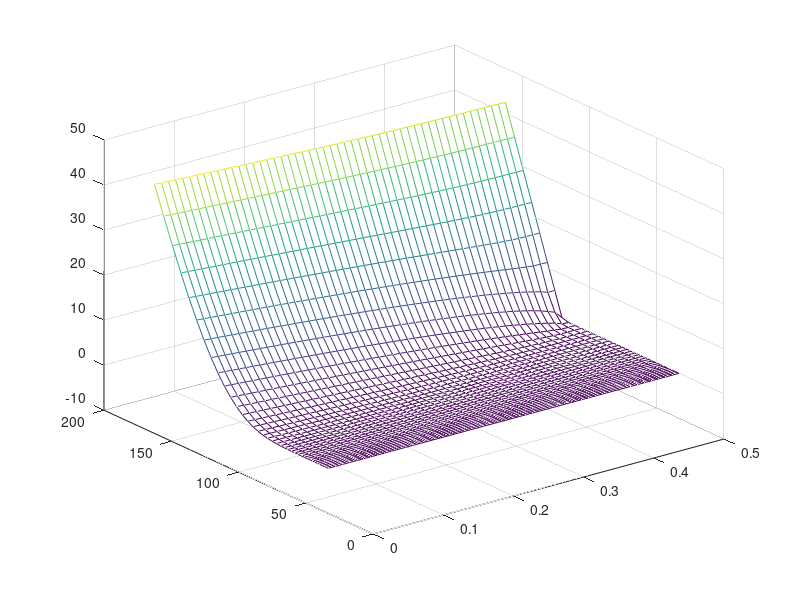

Write the MATLAB code that produced this figure. (Note: this script raises an error after producing the figure.)
%%%%%%%%%%%%%%%%%%%%%%%%%%%%%%%%%%%%%%%%%%%%%%%%%%%%%%%%%%%%%%%%%%%%%%%%%%%
%                 1D Black-Scholes Equation Solver for
%                        European Call Option
%
%  The following code solves the B-S equation as a transformed heat
%  equation using the Finite Element Method. This program solves the 
%  equation for different values of N and M (no. of spatial and temporal 
%  points resp.) and plots the solution. We also perform basic error 
%  analysis by taking the analytical solution and solving for the error.
%
%  T - Time to Maturity
%  K - Strike Price
%  r - risk free interest rate
%  sigma - volatility
%
%  x_min, x_max - stock price bounds (these are implemented so we can
%  define the spatial domain)
%  x, tau - space and time domain resp.
%  x_eff - spatial domain excluding boundaries
%
%  S, k1, r - variables for transformation to heat equation
%
%  b - matric used to describe the boundary conditions as described in
%  Section 5
%
%  xi - matrix for the time variables (calculated using Crank-Nicolson)
%

close all
clear all


%%%%%%%%%%%%%%%%%%%%   Initial Setup of Variables   %%%%%%%%%%%%%%%%%%%%%%%

T = 0.5; K = 120;
r = 0.02; sigma = 0.35;


% Log transformation of stock price bounds
x_min = log(20/K); x_max = log(1500/K);



% Discretise the spatial and time domain

N = 100; M = 50;

x = linspace(x_min, x_max, N+2); dx = x(2) - x(1);
tau = linspace(0, T*(sigma^2)/2, M+1); dtau = tau(2) - tau(1);
x_eff = x(2 : length(x)-1);

xi = zeros(length(x_eff), length(tau));
b=xi;

k1 = 2*r / (sigma^2);
S = K*exp(x);


%%%%%%%%%%%%%%%%%%%  Establish boundary conditions  %%%%%%%%%%%%%%%%%%%%%%%


% Initial condition for option value at time T (this is gamma in our notes)
IC = @(x, q) max(0, exp(0.5 * x * (q + 1)) - exp(0.5 * x * (q - 1)));

% Boundary conditions (alpha - value at x_min , beta - value at x_max)
beta = @(tau) exp(1/2*(k1+1)*x_max + 1/4*tau*(k1+1)^2);
dbeta = @(tau) (1/4*tau*(k1+1)^2)*beta(tau);
alpha = @(tau) 0;
phi_boundary = @(x, tau) (beta(tau) - alpha(tau)) .* (x - x_min)/(x_max - x_min) + alpha(tau);

% Set initial condition.

xi(:,1) = IC(x_eff, k1)-phi_boundary(x_eff,0);

% Construct b to incorporate the boundary conditions into the FEM solution.
for i = 1 : length(tau)
    b(:, i) = ((x_eff - x_min)/(x_max - x_min)) * dx * (0.25 * (k1 + 1) ^ 2) * beta(tau(i));
end


%%%%%%  Assemble matrices and solve for xi using time stepping scheme  %%%%


A1 = zeros(N,N);
for i=1:N
    if i > 1
        A1(i, i-1) = -1/dx;
    end
    A1(i, i) = 2/dx;
    if i < N
        A1(i, i+1) = -1/dx;
    end
end
A1(1,1:2)=[2/dx,-1/dx]; A1(N,N-1:N)=[-1/dx,2/dx];

B1 = zeros(N,N);
for i=1:N
    if i > 1
        B1(i, i-1) = dx/6;
    end
    B1(i, i) = 2*dx/3;
    if i < N
        B1(i, i+1) = dx/6;
    end
end
B1(1,1:2)=[2*dx/3,dx/6]; B1(N,N-1:N)=[dx/6,2*dx/3];


% Solve for xi using the Crank-Nicolson Scheme
B_final = B1 + (0.5 * dtau) .* A1;
A_final = B1 - (0.5 * dtau) .* A1;

for i = 2 : length(tau)
    xi(:, i) = B_final \ (A_final * xi(:, i - 1) - (dtau/2) * (b(:, i) + b(:, i-1)));
end

%%%%%%%%%%%%%%%%%%%   Option Price Calculation V(S,t)   %%%%%%%%%%%%%%%%%%%

% Get option price at nodes
base = zeros(length(x), length(tau));
for i = 1 : length(x)
    for j = 1 : length(tau)
        base(i, j) = phi_boundary(x(i), tau(j));
    end
end

nodes = [zeros(1, length(tau)); xi; zeros(1, length(tau))];
nodes = nodes + base;


% Transform option prices back to the stock price and time domain
for i=1:length(x)
    for j=1:length(tau)
        nodes(i,j)=(K*exp((-0.5)*(k1-1)*x(i)+(-0.25)*((k1+1)^2)*tau(j)))*nodes(i,j);
    end
end



%%%%%%%%%%%%%%%%%%%%%%      Post-Processing      %%%%%%%%%%%%%%%%%%%%%%%%%%



% Output a 3D mesh of our FEM approiximation
V = nodes;
stock = S;
time = T-tau*2/sigma^2;
s = mesh(time',stock(round(N/8):round(N/2)),V(round(N/8):round(N/2),:));view(3);
s.FaceColor = 'interp';
s.FaceAlpha = 0.3;
s.EdgeAlpha = 1; 
s.LineWidth = 0.75;
colormap turbo

%mesh(time', stock, Nodes_v);view(3);
title('Black-Scholes FEM Approximation for European Call');
ylabel('Stock Price (S)');xlabel('Time (T-t)');zlabel('Option Price V(S,t)');


% Output a 2D plot of the FEM Approximation for different time values
figure(2);
plot(stock(round(N/8):round(N/2)), V(round(N/8):round(N/2), 1), 'r-', 'LineWidth', 1);
hold on;
plot(stock(round(N/8):round(N/2)), V(round(N/8):round(N/2), M/2), '-', 'LineWidth', 1, 'Color',[0.1,0.6,0]);
plot(stock(round(N/8):round(N/2)), V(round(N/8):round(N/2),M), 'b-', 'LineWidth', 1);
legend("V(S,T) at maturity", "V(S,T/2)", "V(S,0) initial condition");
xlabel('Stock Price (S)');
ylabel('Option Value V(S,t)');
title('European Call Option Prices at Different Times');



%%%%%%%%%%%%%%%%%%%%%%%      Error Analysis      %%%%%%%%%%%%%%%%%%%%%%%%%%

% Calculate the analytical solution to the B-S Equation (using financial toolbox for MATLAB)
for i = 1:length(x)
    for j = 1:length(tau)
        [Call, Put] = blsprice(K*exp(x(i)), K, r, T - (tau(j)*2)/sigma^2, sigma);
        V_exact(i,j) = Call;
    end
end



V_exact = flip(V_exact,2);
V_exact = V_exact(1:round(3*N/4), :);
V = V(1:3*N/4,:);
err = V_exact - V;
figure(3);
mesh(time, stock(1:round(3*N/4)), err);
colormap winter
title('Error of Finite Element Solution');
ylabel('Stock Price');xlabel('Time');zlabel('Error');


